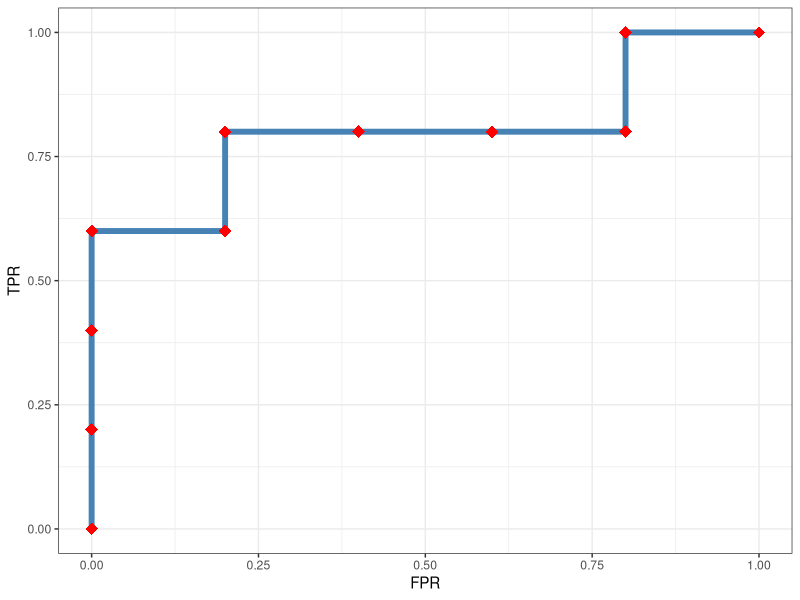

R code for this plot:
library(tidyverse)
df=tibble(
  ID=1:10,
  真实类别=c("Pos","Pos","Pos","Neg","Pos","Neg","Neg","Neg","Pos","Neg"),
  预测概率=c(0.95,0.86,0.69,0.65,0.59,0.52,0.39,0.28,0.15,0.06)
)
knitr::kable(df)
c=0.85
df1 = df %>%
  mutate( 
    预测类别=ifelse(预测概率>=c,"Pos","Neg"),
    预测类别=factor(预测类别,levels = c("Pos","Neg")),
    真实类别=factor(真实类别,levels = c("Pos","Neg"))
  )
cm=table(df1$预测类别,df1$真实类别)
t=cm["Pos",]/colSums(cm)
#参数1是横标目，参数2是纵标目

#泛函式编程
cal_ROC=function(df,c){
  df=df%>%
    mutate( 
      预测类别=ifelse(预测概率>=c,"Pos","Neg"),
      预测类别=factor(预测类别,levels = c("Pos","Neg")),
      真实类别=factor(真实类别,levels = c("Pos","Neg"))
    )
  cm=table(df$预测类别,df$真实类别)
  t=cm["Pos",]/colSums(cm)
  list(TPR=t[[1]],FPR=t[[2]])
}

c=seq(1,0,-0.02)
rocs=map_dfr(c,cal_ROC,df=df)
head(rocs)

rocs%>%
  ggplot(aes(FPR,TPR))+
  geom_line(size=2,color="steelblue")+
  geom_point(shape="diamond",size=4,color="red")+
  theme_bw()
